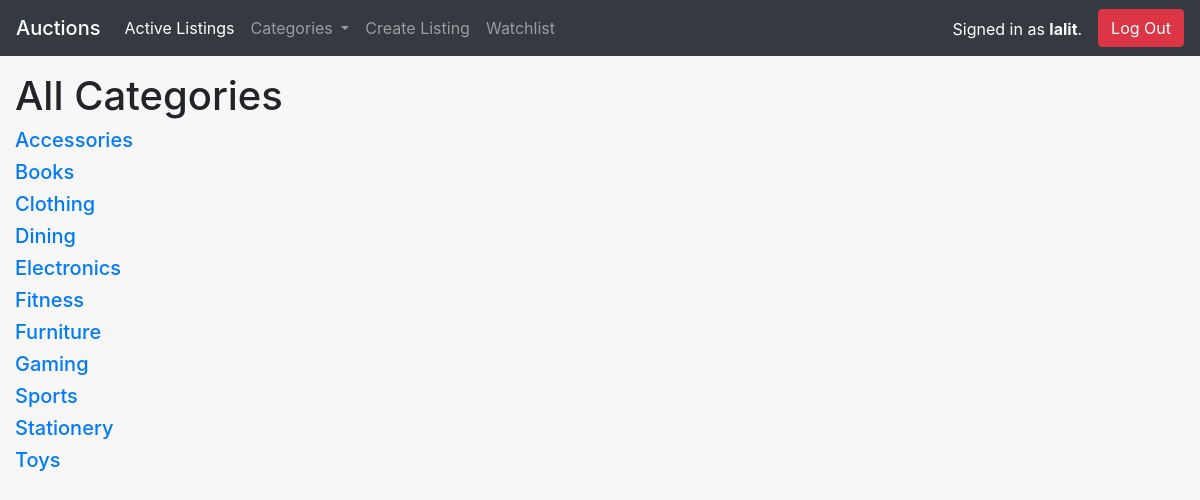
The page /categories (signed in) on the database its author committed.
### auctions/models.py (models this page shows)
class User(AbstractUser, models.Model):
    pass

class Category(models.Model):
    type = models.CharField(max_length=64)
    def __str__(self):
        return f"{ self.type }"

### auctions/views.py (the view)
# urls.py: path("categories", views.categories, name="categories"),
def categories(request):
    return render(request, "auctions/categories.html",{
        "categories" : Category.objects.all().order_by('type')
    })

### auctions/context_processors.py (called while the page is built)
def add_variable_to_context(request):
    return{
        'categories_var': Category.objects.all()[0:8]
    }

### auctions/templates/auctions/categories.html (shortened to what this page needs)
{% extends 'auctions/layout.html' %}
{% block body %}
    <h1>All Categories</h1>
    {% for category in categories %}
        <div>
            <a class="text-primary" href="{% url 'category' category.type %}"><h5>{{ category.type }}</h5></a>
        </div>
    {% endfor %}
{% endblock body %}

### auctions/templates/auctions/layout.html (shortened to what this page needs)
{% load static %}
<!DOCTYPE html>
<html lang="en">
    <head>
        <link rel="stylesheet" href="https://maxcdn.bootstrapcdn.com/bootstrap/4.0.0/css/bootstrap.min.css">
        <link href="{% static 'auctions/styles.css' %}" rel="stylesheet">
    </head>
    <body style="background-color: rgb(247, 247, 247);">
        <nav class="navbar navbar-expand-lg navbar-dark bg-dark">
            <a href="{% url 'all' %}" class="navbar-brand mb-0 h1">Auctions</a>
            <div class="collapse navbar-collapse" id="navbarSupportedContent">
                <ul class="navbar-nav mr-auto">
                    <li class="nav-item">
                        <a class="nav-link active" href="{% url 'index' %}">Active Listings</a>
                    </li>
                    <li class="nav-item dropdown">
                        <a class="nav-link dropdown-toggle" href="#" id="navbarDropdown" role="button" data-toggle="dropdown" aria-haspopup="true" aria-expanded="false">
                          Categories
                        </a>
                    </li>
                    {% if user.is_authenticated %}
                        <li class="nav-item">
                            <a class="nav-link" href="{% url 'create_listing' %}">Create Listing</a>
                        </li>
                        <li class="nav-item">
                            <a class="nav-link" href="{% url 'watchlist' %}">Watchlist</a>
                        </li>
                </ul>
                <ul class="navbar-nav ml-auto">
                    <li style="color:white;" class="nav-item mt-2">
                        Signed in as <strong>{{ user.username }}</strong>.
                    </li>
                    <li class="nav-item ml-3">
                        <a class="btn btn-danger" href="{% url 'logout' %}">Log Out</a>
                    </li>
                </ul>
                    {% endif %}
            </div>
        </nav>
        <div class="container-fluid mt-3">
            {% block body %}
            {% endblock %}
        </div>
    </body>
</html>

### rows shown on the page
User: username "lalit"
Category: type "Accessories"
Category: type "Books"
Category: type "Clothing"
Category: type "Dining"
Category: type "Electronics"
Category: type "Fitness"
Category: type "Furniture"
Category: type "Gaming"
Category: type "Sports"
Category: type "Stationery"
Category: type "Toys"
